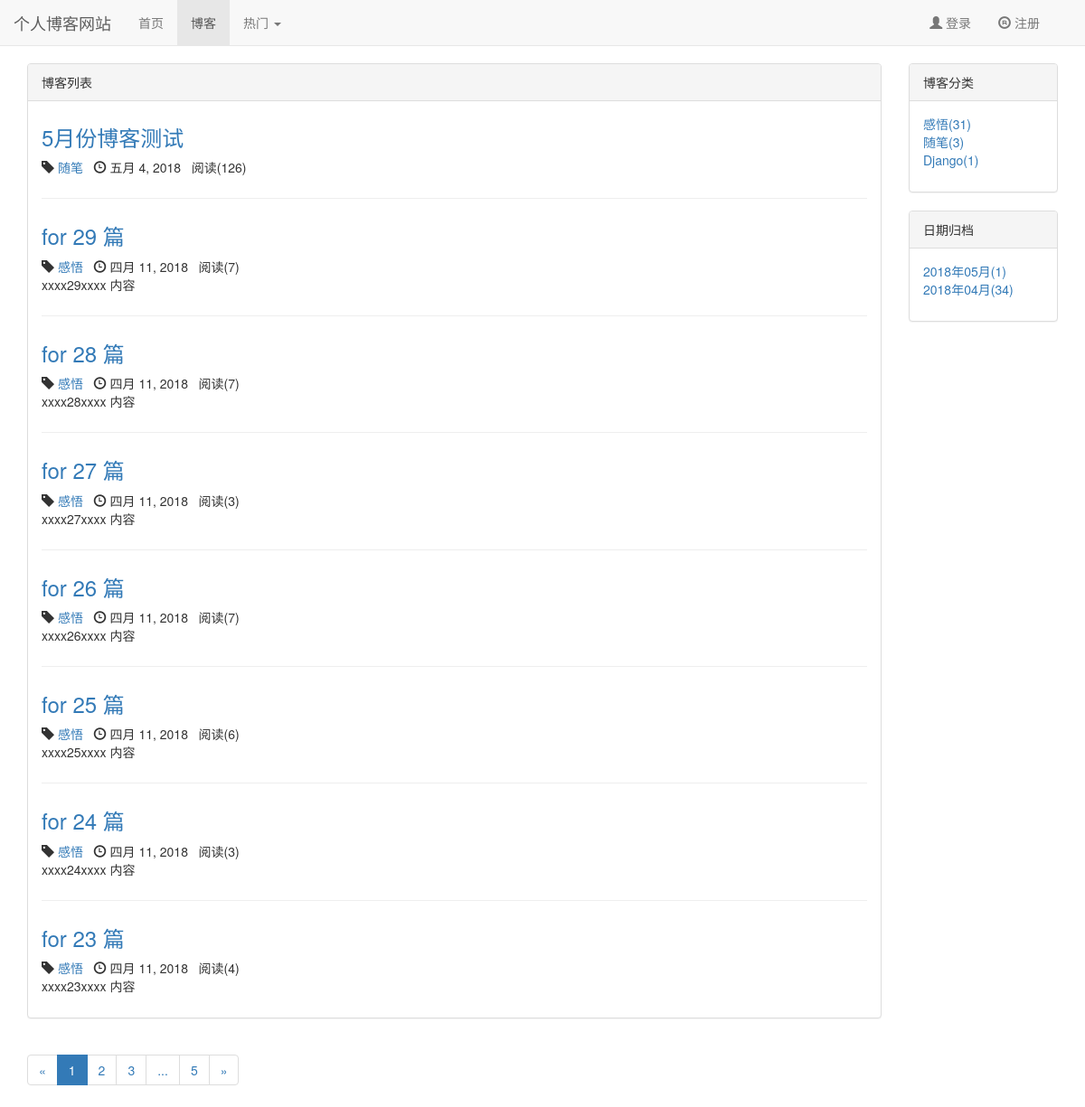
Screenshot of /blog/ with the database file from the repository.
### apps/blog/models.py (models this page shows, shortened)
class Blog(models.Model, ReadNumExpandMethod):
	title = models.CharField(max_length=50)
	content = RichTextUploadingField()
	author = models.ForeignKey(User, on_delete=models.DO_NOTHING)
	blog_type = models.ForeignKey(BlogType, on_delete=models.DO_NOTHING)
	created_time = models.DateTimeField(auto_now_add=True)
	last_update_time = models.DateTimeField(auto_now=True)
	read_details = GenericRelation(ReadDetail)
	class Meta:
		ordering = ['-created_time']

class BlogType(models.Model):
	type_name = models.CharField(max_length=50)

### apps/read_statistics/models.py (models this page shows)
class ReadNum(models.Model):
	read_num = models.IntegerField(default=0)
	content_type = models.ForeignKey(ContentType, on_delete=models.DO_NOTHING)
	object_id = models.PositiveIntegerField()
	content_object = GenericForeignKey('content_type', 'object_id')

### apps/blog/views.py (the view)
# urls.py: path('', views.blog_list, name='blog_list'),
def blog_list(request):
	blogs_all = Blog.objects.all()
	context = blogs_common_data(request, blogs_all)
	return render(request, 'blog/blog_list.html', context)

### apps/read_statistics/models.py (called while the page is built)
	def get_read_num(self):
		try:
			ct = ContentType.objects.get_for_model(self)
			readnum = ReadNum.objects.get(content_type=ct, object_id=self.pk)
			return readnum.read_num
		except exceptions.ObjectDoesNotExist:
			return 0

### templates/blog/blog_list.html (shortened to what this page needs)
{% extends 'base.html' %}
{% load staticfiles %}
{% block header_extends %}
    <link rel="stylesheet" href="{% static 'css/blog/blog.css' %}">
{% endblock header_extends %}
{% block nav_blog_active %}
    active
{% endblock nav_blog_active %}
{% block content %}
    <div class="container">
        <div class="row">
            <div class="col-xs-12 col-sm-10 col-md-10 col-lg-10">
                <div class="panel panel-default">
                    <div class="panel-heading">{% block blog_list_title %}博客列表{% endblock blog_list_title %}</div>
                    <div class="panel-body">
                        {% for blog in page_of_blogs.object_list %}
                            <div class="blog">
                                <a href="{% url 'blog_detail' blog.pk %}">
                                    <h3>{{ blog.title }}</h3>
                                </a>
                                <p class="blog-info">
                                    <span class="glyphicon glyphicon-tag"></span> <a
                                        href="{% url 'blogs_with_type' blog.blog_type.pk %}">{{ blog.blog_type.type_name }}</a>&nbsp;&nbsp;
                                    <span class="glyphicon glyphicon-time"></span> {{ blog.created_time|date }}&nbsp;&nbsp;
                                    阅读({{ blog.get_read_num }})
                                </p>
                                <p>{{ blog.content|safe|striptags|truncatechars:120 }}</p>
                            </div>
                        {% empty %}
                            <div class="blog">
                                <h3>--暂无博客，敬请期待--</h3>
                            </div>
                        {% endfor %}
                    </div>
                </div>
                <div>
                    <ul class="pagination">
                        <li>
                            {% if page_of_blogs.has_previous %}
                                <a href="?page={{ page_of_blogs.previous_page_number }}" aria-label="Previous">
                                    <span aria-hidden="true">&laquo;</span>
                                </a>
                            {% else %}
                                <span aria-hidden="true">&laquo;</span>
                            {% endif %}
                        </li>
                        {% for page_num in page_range %}
                            {% if page_num == page_of_blogs.number %}
                                <li class="active"><a href="?page={{ page_num }}">{{ page_num }} </a></li>
                            {% else %}
                                {% if page_num == '...' %}
                                    <li><span>{{ page_num }}</span></li>
                                {% else %}
                                    <li><a href="?page={{ page_num }}">{{ page_num }} </a></li>
                                {% endif %}
                            {% endif %}
                        {% endfor %}
                        <li>
                            {% if page_of_blogs.has_next %}
                                <a href="?page={{ page_of_blogs.next_page_number }}" aria-label="Next">
                                    <span aria-hidden="true">&raquo;</span>
                                </a>
                            {% else %}
                                <span aria-hidden="true">&raquo;</span>
                            {% endif %}
                        </li>
                    </ul>
                </div>
            </div>
            <div class="hidden-xs col-sm-2 col-md-2 col-lg-2">
                <div class="panel panel-default">
                    <div class="panel-heading">博客分类</div>
                    <div class="panel-body">
                        <ul class="blog-types">
                            {% for blog_type in blog_types %}
                                <li>
                                    <a href="{% url 'blogs_with_type' blog_type.pk %}">{{ blog_type.type_name }}({{ blog_type.blog_count }})</a>
                                </li>
                            {% empty %}
                                <li>暂无分类</li>
                            {% endfor %}
                        </ul>
                    </div>
                </div>
                <div class="panel panel-default">
                    <div class="panel-heading">
                        日期归档
                    </div>
                    <div class="panel-body">
                        <ul>
                            {% for date,value in blog_dates.items %}
                                <li>
                                    <a href="{% url 'blogs_with_date' date.year date.month %}">{{ date|date:'Y年m月' }}({{ value }})</a>
                                </li>
                            {% endfor %}
                        </ul>
                    </div>
                </div>
            </div>
        </div>
    </div>
{% endblock content %}

### static/css/base.css (style rules this page uses)
* { margin: 0; padding: 0; }
body { margin-top: 70px !important; }
ul { list-style-type: none !important; }

### static/css/blog/blog.css (style rules this page uses)
ul.blog-types { list-style-type: none; }
div.blog:not(:last-child) { margin-bottom: 2em; padding-bottom: 1em; border-bottom: 1px solid #eee; }
div.blog h3 { margin-top: 0.5em; }
div.blog p.blog-info { margin-bottom: 0; }

### rows the page displays
Blog: title "5月份博客测试", blog_type.type_name "随笔", created_time "五月 4, 2018", get_read_num "126"
Blog: title "for 29 篇", blog_type.type_name "感悟", created_time "四月 11, 2018", get_read_num "7", content "xxxx29xxxx 内容"
Blog: title "for 28 篇", blog_type.type_name "感悟", created_time "四月 11, 2018", get_read_num "7", content "xxxx28xxxx 内容"
Blog: title "for 27 篇", blog_type.type_name "感悟", created_time "四月 11, 2018", get_read_num "3", content "xxxx27xxxx 内容"
Blog: title "for 26 篇", blog_type.type_name "感悟", created_time "四月 11, 2018", get_read_num "7", content "xxxx26xxxx 内容"
Blog: title "for 25 篇", blog_type.type_name "感悟", created_time "四月 11, 2018", get_read_num "6", content "xxxx25xxxx 内容"
Blog: title "for 24 篇", blog_type.type_name "感悟", created_time "四月 11, 2018", get_read_num "3", content "xxxx24xxxx 内容"
Blog: title "for 23 篇", blog_type.type_name "感悟", created_time "四月 11, 2018", get_read_num "4", content "xxxx23xxxx 内容"
BlogType: type_name "感悟", blog_count "31"
BlogType: type_name "随笔", blog_count "3"
BlogType: type_name "Django", blog_count "1"

### other values shown
{{ page_num }} "1"
{{ page_num }} "2" "3" "5"
{{ page_num }} "..."
{{ date|date:'Y年m月' }} "2018年05月" "2018年04月"
{{ value }} "1" "34"
